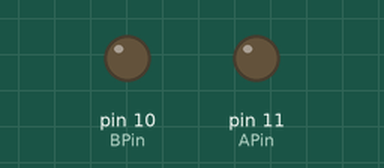
Simulated run of this sketch. Board: Arduino Uno, built with avr-gcc and run on an emulated ATmega328P. Parts: output pins drawn as LEDs (lit = HIGH).

Above: at 0.1 s.
At 8.1 s:
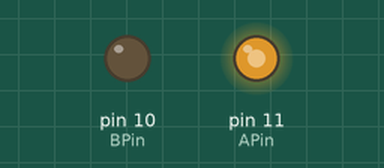
At 19.1 s:
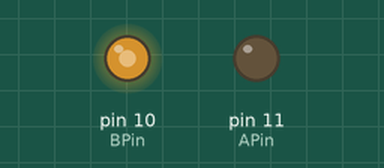
At 39.1 s:
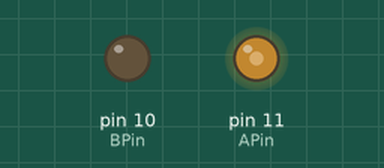
Timing chart, 0 to 40.0 s (numbered marks = the images above):
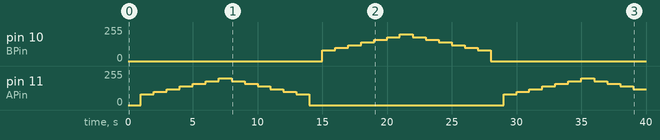

Measured:
- by itself, pin 10 (BPin): rises from 0/255 to 200/255 in 6.0 s, then falls to 0/255 in 7.0 s

The sketch:

_26_DCMotorModule.ino
```cpp
/***********************************************************
File name: _26_DCMotorModule.ino
Description: The state of DC motor includes its forward, reverse,
             acceleration, deceleration and stop. And you will
             see the data on the serial monitor
Website: www.adeept.com
E-mail: support@adeept.com
Author: Tom
Date: 2016/06/18
***********************************************************/

const int APin = 11;                       //DC motor module A pin connected to digital 11 pin
const int BPin = 10;                       //DC motor module B pin connected to digital 10 pin
int DCmotorspeed = 60;                      //motor speed  0~255

void setup()
{
  pinMode(APin,OUTPUT);                    //initialize the A pin as output
  pinMode(BPin,OUTPUT);                    //initialize the B pin as output
//Serial.begin(9600);                      //opens serial port, sets data rate to 9600 bps
}

void loop()
{
  clockwise(0);                             //motor stop
//Serial.println(0);                       //send data to the serial monitor
  delay(1000);                              //delay 1s
  DCmotorspeed = 60;
  for(int i=0;i<7;i++){
    DCmotorspeed = DCmotorspeed + 20;       //motor speed increases 20
    clockwise(DCmotorspeed);                //motor forward
//  Serial.println(DCmotorspeed);          //send data to the serial monitor
    delay(1000);                            //delay 1s
  }
  for(int i=0;i<6;i++){
    DCmotorspeed = DCmotorspeed - 20;       //motor speed reduction 20
    clockwise(DCmotorspeed);                //motor forward
//  Serial.println(DCmotorspeed);          //send data to the serial monitor
    delay(1000);                            //delay 1s
  }
  clockwise(0);                             //motor stop
  Serial.println(0);                       //send data to the serial monitor
  delay(1000);                              //delay 1s
  DCmotorspeed = 60;
  for(int i=0;i<7;i++){
    DCmotorspeed = DCmotorspeed + 20;       //motor speed increases 20
    counterclockwise(DCmotorspeed);         //motor reverse
//  Serial.println(DCmotorspeed);          //send data to the serial monitor
    delay(1000);                            //delay 1s
  }
  for(int i=0;i<6;i++){
    DCmotorspeed = DCmotorspeed - 20;        //motor speed reduction 20
    counterclockwise(DCmotorspeed);         //motor reverse
//  Serial.println(DCmotorspeed);           //send data to the serial monitor
    delay(1000);                            //delay 1s
  }
}
void clockwise(int Speed)                   //the function to drive motor rotate clockwise
{
  analogWrite(APin,Speed);                  //set the speed of motor
  analogWrite(BPin,0);                      //stop the B pin of motor
}
void counterclockwise(int Speed)            //the function to drive motor rotate counterclockwise
{
  analogWrite(APin,0);                      //stop the A pin of motor
  analogWrite(BPin,Speed);                  //set the speed of motor
}
```
